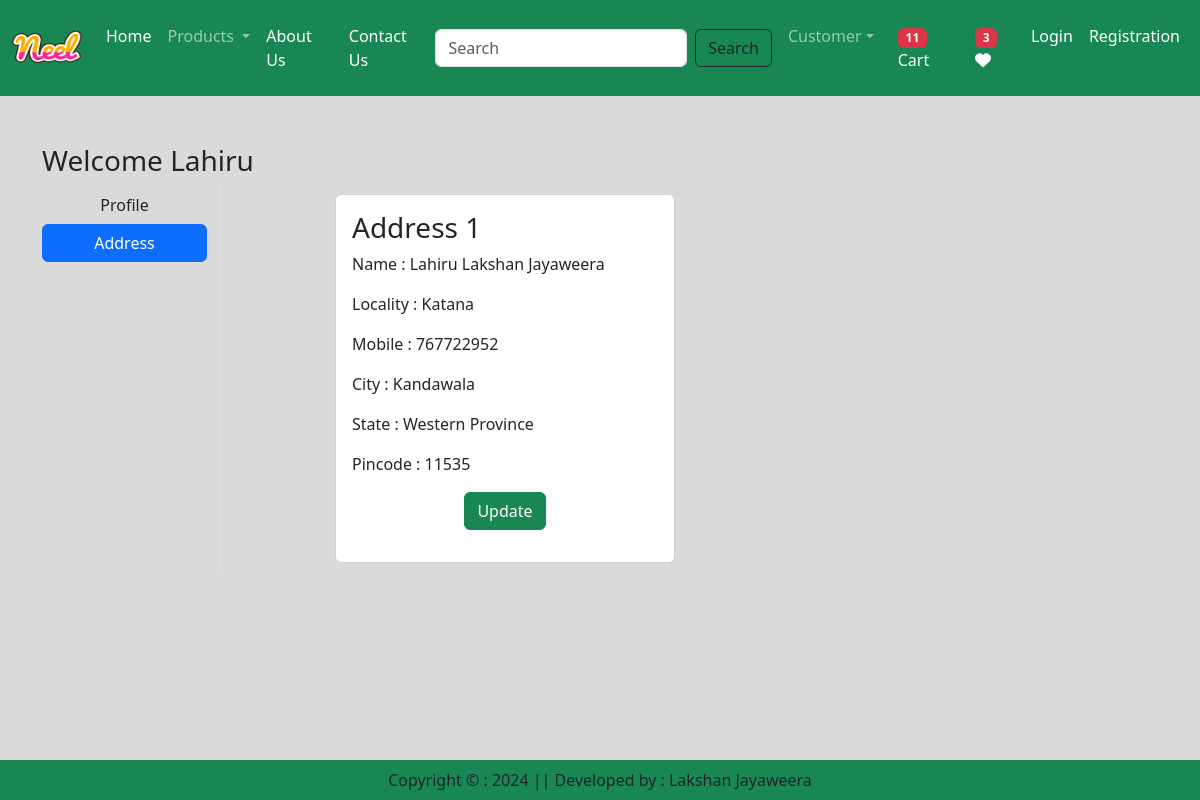
Screenshot of /address/ (signed in) with the database file from the repository.
### application/models.py (models this page shows, shortened)
class Customer(models.Model):
    user = models.ForeignKey(User, on_delete=models.CASCADE)
    name = models.CharField(max_length=200)
    locality = models.CharField(max_length=200)
    city = models.CharField(max_length=50)
    mobile = models.IntegerField(default=0)
    zipcode = models.IntegerField()
    state = models.CharField(choices=STATE_CHOICES, max_length=100)

### application/views.py (the view)
# urls.py: path('address/',views.address, name='address'),
def address(request):
    add = Customer.objects.filter(user=request.user)
    totalitem = 0
    wishitem = 0
    if request.user.is_authenticated:
        totalitem = len(Cart.objects.filter(user=request.user))
        wishitem = len(Wishlist.objects.filter(user=request.user))
    return render(request, 'app/address.html',locals())

### application/templates/app/address.html (shortened to what this page needs)
{% extends "app/base.html" %}
{% load static %}
{% block main-content %}
<div class="container my-5">
    <div class="row">
        <h3>Welcome <span class="text-capitalize">{{request.user}}</span></h3>
        <div class="col-sm-2 border-end">
            <ul class="list-unstyled">
                <li class="d-grid"><a href="{% url 'profile' %}" class="btn ">Profile</a></li>
                <li class="d-grid"><a href="{% url 'address' %}" class="btn btn-primary">Address</a></li>
            </ul>
        </div>
        <div class="col-sm-8 offset-sm-1">
            <div class="row">
                {% for ad in add %}
                    <div class="col-sm-6">
                        <div class="card m-2">
                            <div class="card-body">
                                <h3>Address {{forloop.counter}}</h3>
                                <p>Name : {{ad.name}}</p>
                                <p>Locality : {{ad.locality}}</p>
                                <p>Mobile : {{ad.mobile}}</p>
                                <p>City : {{ad.city}} </p>
                                <p>State : {{ad.state}} </p>
                                <p>Pincode : {{ad.zipcode}} </p>
                                <p class="text-center"><a href="{% url 'updateAddress' pk=ad.id %}" type="button" class="btn btn-success">Update</a></p>
                            </div>
                        </div>
                    </div>
                {% endfor %}
            </div>
        </div>
    </div>
</div>
{% endblock main-content %}

### rows the page displays
Customer: name "Lahiru Lakshan Jayaweera", locality "Katana", mobile "767722952", city "Kandawala", state "Western Province", zipcode "11535"

### other values shown
{{ totalitem }} "11"
{{ wishitem }} "3"
{{ request.user }} "Lahiru"
